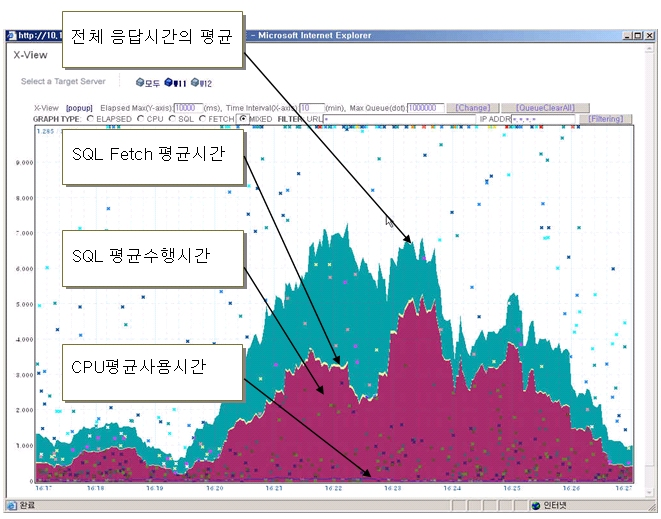
#> input picture ReVisionPython/test.jpeg, 661 x 519 px
$ python FeatureExtraction.py test.jpeg   (Python 2 division)   (older library calls are emulated)
#> lines starting #> are read from the running program, lines starting #| are printed output that depends on the picture
from skimage.io import imread,imshow
from skimage.color import rgb2grey
from skimage.transform import resize
import sys
import numpy as np
from matplotlib import pyplot as plt
import pylab
import random
from scipy import ndimage

PS=6 #patch size

def show_img(img):
     width = img.shape[1]/75.0
     height = img.shape[0]*width/img.shape[1]
     f = plt.figure(figsize=(width, height))
     plt.imshow(img)
     pylab.show()

def randomPatchExtraction(img):
    points=range(125*125)
    random.shuffle(points)

    VR = 0.1 #variance ratio
    '''
    To filter out frequently occurring constant color regions,
    we reject sample patches with variance less than 10%
    of the maximum pixel value.
    '''

    patchlocs=filter(lambda y: y.shape[0]*y.shape[1]==PS*PS, [img[x/125:x/125+PS,x%125:x%125+PS] for x in points[0:400] \
    if ndimage.variance(img[x/125:x/125+PS,x%125:x%125+PS]) > VR*ndimage.variance(img)])

    random.shuffle(patchlocs)
    if len(patchlocs)<=100:
        return patchlocs
    else:
        return patchlocs[0:100]


def standardizePatch(im):
    s1=[(x-ndimage.mean(im))/ndimage.variance(im) for x in im]
    return  np.reshape(np.asarray([item for x in s1 for item in x]),(im.shape[0],im.shape[1]))

'''
http://stats.stackexchange.com/questions/117427/what-is-the-difference-between-zca-whitening-and-pca-whitening
original data matrix X= n x d
mean centered data matrix = subtract mean from each element in X
covariance matrix C for mean centered data matrix = X*X.T / n
SVD(C) =E*D*E.T, wheree E contains eigen vectors and D contains eigen values of C.
'''
def zca_whitening(inputs):
    #note input is already mean centered.
    sigma = np.dot(inputs,inputs.T)/inputs.shape[0] #Correlation matrix
    U,S,V = np.linalg.svd(sigma) #Singular Value Decomposition
    epsilon = 0.1                #Whitening constant, it prevents division by zero
    '''
    see http://stackoverflow.com/questions/31528800/how-to-implement-zca-whitening-python . This code has np.diag(S),
    which should actually be np.diag(np.diag(s)). See the last example in
    http://docs.scipy.org/doc/numpy-1.10.1/reference/generated/numpy.diag.html

    ZCAMatrix = np.dot(np.dot(U, np.diag(1.0/np.sqrt(np.diag(S) + epsilon))), U.T)
    '''
    ZCAMatrix=1/(np.sqrt(sigma + epsilon)) #ZCA Whitening matrix,
    return np.dot(ZCAMatrix, inputs)   #Data whitening

def flatten_matrix(matrix):
    vector = matrix.flatten(1)
    vector = vector.reshape(1, len(vector))
    return vector

def oneImFile(loc):
#> called with loc = 'test.jpeg'
    size=(128,128)
    im=(resize(rgb2grey(imread(loc)),size)*255) #resize
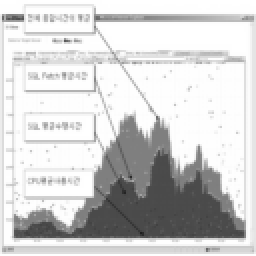
#> im: shape (128, 128) float64 (shown 2 times larger); min 30.04, max 255, mean 209.7
    #random patch extraction
    rp=randomPatchExtraction(im)
#> in randomPatchExtraction, `patchlocs=filter(lambda y: y.shape[0]*y.shape[1]==PS*PS, [img[x/125:x/..`: patchlocs = 145 items
#> rp = 100 items
    #patch standardization
    rps=[list(flatten_matrix(standardizePatch(x))[0]) for x in rp]
    rpsl=[item for sublist in rps for item in sublist]
    rpsa=np.reshape(rpsl,(len(rps),PS*PS))
    print "rpsa",rpsa.shape
    rpsz=zca_whitening(rpsa)

def main():
    loc=sys.argv[1]
    oneImFile(loc)


if __name__ == "__main__":
#> (the run stopped early here; a loop or call above may not have finished)
